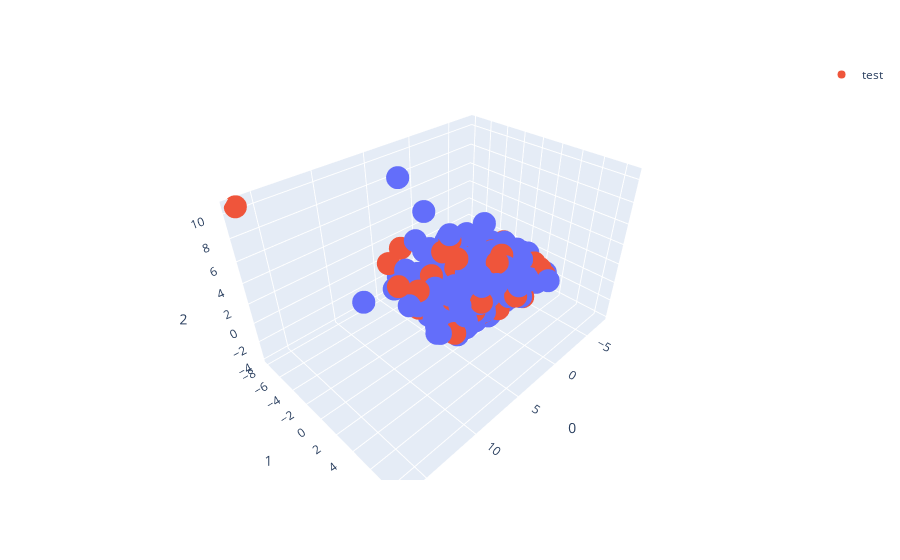

Notebook code for this chart:
### Markdown cell above
16. Finally, use `scatter_3d` from `plotly.express` and `go.Scatter3d` from `plotly.graph_objects` to visualize a 3D graphs with all Principal Components from train and from test.

### Code cell


### Figure 1 — Plotly figure (JSON) as saved in the notebook; plotly's stock layout.template omitted (floating-point values rounded to 4 significant figures; data arrays with more than 128 entries replaced by an {"elided": "..."} marker saying what was removed)
{"data": [{"hovertemplate": "0=%{x}<br>1=%{y}<br>2=%{z}<extra></extra>", "legendgroup": "", "marker": {"color": "#636efa", "symbol": "circle"}, "mode": "markers", "name": "", "scene": "scene", "showlegend": false, "type": "scatter3d", "x": {"elided": "1168 float values"}, "y": {"elided": "1168 float values"}, "z": {"elided": "1168 float values"}}, {"mode": "markers", "name": "test", "type": "scatter3d", "x": {"elided": "292 float values"}, "y": {"elided": "292 float values"}, "z": {"elided": "292 float values"}}], "layout": {"legend": {"tracegroupgap": 0}, "margin": {"t": 60}, "scene": {"domain": {"x": [0, 1], "y": [0, 1]}, "xaxis": {"title": {"text": "0"}}, "yaxis": {"title": {"text": "1"}}, "zaxis": {"title": {"text": "2"}}}}}
